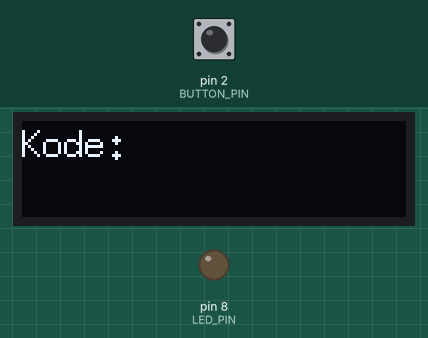
A sketch run on a simulated Arduino Uno, built with avr-gcc and run on an emulated ATmega328P. On the bench: 128×32 one-colour display, output pins drawn as LEDs (lit = HIGH). The inputs (shaded band) are chosen by the test bench; at power-on: pin 2 (BUTTON_PIN) HIGH.

Above: at 4.3 s.
4.4 s: pin 2 (BUTTON_PIN) pulled LOW for 0.15 s
At 6.7 s:
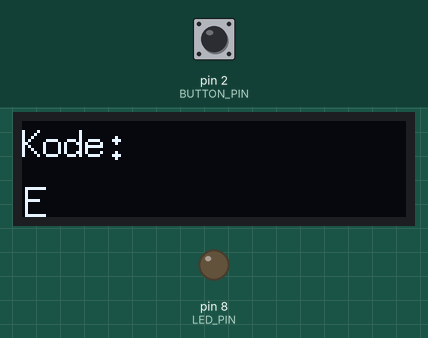
7.5 s: pin 2 (BUTTON_PIN) pulled LOW for 1 s
At 11.2 s:
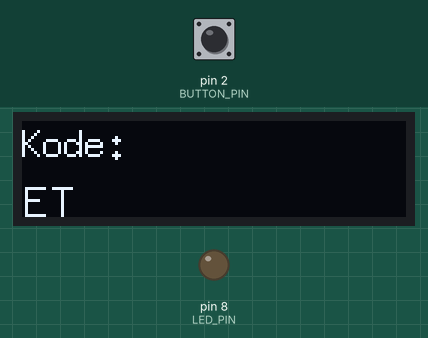
11.5 s: pin 2 (BUTTON_PIN) pulled LOW for 0.15 s
At 14.2 s:
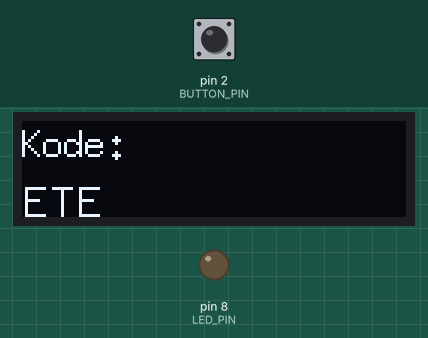
14.6 s: pin 2 (BUTTON_PIN) pulled LOW for 0.15 s
At 16.8 s:
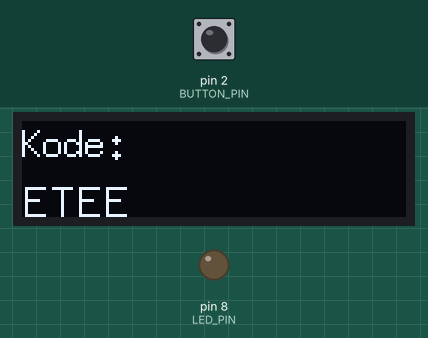
17.7 s: pin 2 (BUTTON_PIN) pulled LOW for 3.2 s
At 18.2 s:
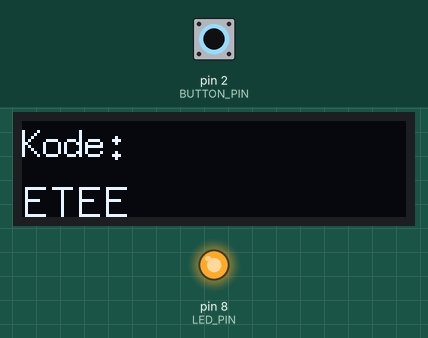
22.4 s: pin 2 (BUTTON_PIN) pulled LOW for 1 s
At 26.0 s:
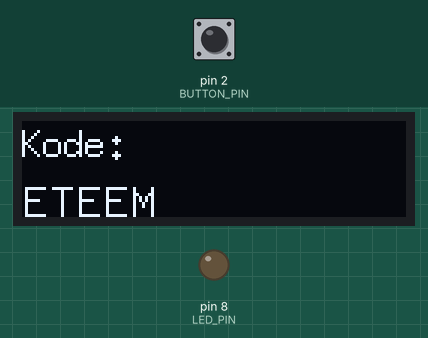
Timing chart, 0 to 27.4 s (numbered marks = the images above; inputs shaded):
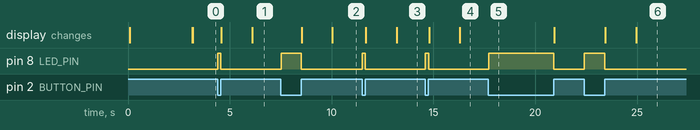

The sketch:

projek_dsk_receiver.ino
```cpp
#include <Arduino.h>
#include <Wire.h>
#include <U8g2lib.h>

// =======================
// === PENGATURAN OLED I2C ===
// =======================
// Sesuaikan dengan konstruktor dan alamat I2C Anda (default 0x3C)
U8G2_SSD1306_128X32_UNIVISION_F_HW_I2C u8g2(U8G2_R0, U8X8_PIN_NONE, 0x3C);

// ===============================
// === PENGATURAN PIN & WAKTU ===
// ===============================
const int LED_PIN = 8;          // LED Output untuk transmisi Morse
const int BUTTON_PIN = 2;       // Tombol Input untuk membuat kode Morse

// Konstanta Waktu untuk Kode Morse (dalam milidetik)
const int DEBOUNCE_DELAY = 50;
const int DIT_DAH_THRESHOLD = 300;  // Durasi untuk membedakan Dit dan Dah

// Waktu untuk Dekoding dan Spasi
const int LETTER_SPACE_THRESHOLD = 1500; // Spasi antar huruf (memicu dekode)
const int WORD_SPACE_THRESHOLD = 3000;   // Spasi antar kata

// Variabel Status dan Logika
unsigned long buttonDownTime = 0;
unsigned long buttonUpTime = 0;
bool isButtonDown = false;
String currentMorseCode = "";       // Menyimpan kode Morse yang belum di-decode
String decodedText = "";            // Menyimpan teks yang sudah di-decode

// =====================
// === FUNGSI SETUP ===
// =====================
void setup() {
    Serial.begin(9600);

    // --- Inisialisasi Pin ---
    pinMode(LED_PIN, OUTPUT);
    pinMode(BUTTON_PIN, INPUT_PULLUP);

    // --- INISIALISASI OLED (U8G2) ---
    u8g2.begin();

    // Tampilkan Layar Konfigurasi saat startup
    displayConfigScreen();

    // Tampilan Transmiter Morse
    u8g2.clearBuffer();
    u8g2.setFont(u8g2_font_5x7_tr);
    u8g2.drawStr(0, 8, "MORSE TRANSMITTER/DECODE");
    u8g2.drawStr(0, 18, "Ready to Transmit...");
    u8g2.sendBuffer();
}

// ====================
// === FUNGSI LOOP ===
// ====================
void loop() {
    int buttonState = digitalRead(BUTTON_PIN);
    unsigned long currentTime = millis();

    // ------------------------------------
    // 1. DETEKSI TOMBOL (TRANSMISI)
    // ------------------------------------
    if (buttonState == LOW && !isButtonDown) { // Tombol baru saja ditekan
        buttonDownTime = currentTime;
        isButtonDown = true;
        digitalWrite(LED_PIN, HIGH);
    }
    else if (buttonState == HIGH && isButtonDown) { // Tombol baru saja dilepas
        buttonUpTime = currentTime;
        isButtonDown = false;
        digitalWrite(LED_PIN, LOW);

        unsigned long duration = buttonUpTime - buttonDownTime;
        handleTransmission(duration); // Simpan Dit/Dah
    }

    // ------------------------------------
    // 2. LOGIKA DEKODE (SPASI ANTAR HURUF/KATA)
    // ------------------------------------
    if (!isButtonDown && currentMorseCode.length() > 0) {
        unsigned long timeSinceLastRelease = currentTime - buttonUpTime;

        if (timeSinceLastRelease > LETTER_SPACE_THRESHOLD) {
            // SPASI ANTAR HURUF: Waktunya untuk dekode kode yang sudah terkumpul
            char decodedChar = morseToChar(currentMorseCode);

            if (decodedChar != '?') {
                decodedText += decodedChar;
            } else {
                // Tambahkan karakter yang belum dikenal jika decoding gagal
                // decodedText += '?';
            }

            // Cek apakah jeda cukup panjang untuk SPASI ANTAR KATA
            if (timeSinceLastRelease > WORD_SPACE_THRESHOLD) {
                if (decodedText.length() == 0 || decodedText[decodedText.length() - 1] != ' ') {
                    decodedText += " ";
                }
            }

            currentMorseCode = ""; // Reset kode untuk huruf berikutnya
            buttonUpTime = currentTime; // Reset waktu jeda
        }
    }

    // ------------------------------------
    // 3. TAMPILAN
    // ------------------------------------
    updateDisplay(currentMorseCode, decodedText);
}

// =========================
// === FUNGSI PEMBANTU ===
// =========================

void handleTransmission(unsigned long duration) {
    if (duration > DEBOUNCE_DELAY) {
        if (duration < DIT_DAH_THRESHOLD) {
            currentMorseCode += ".";
        } else {
            currentMorseCode += "-";
        }
    }
}

// --- FUNGSI DECODING MORSE LENGKAP (A-Z, 0-9) ---
char morseToChar(String morse) {
    // Alphabet A-Z
    if (morse == ".-") return 'A';
    if (morse == "-...") return 'B';
    if (morse == "-.-.") return 'C';
    if (morse == "-..") return 'D';
    if (morse == ".") return 'E';
    if (morse == "..-.") return 'F';
    if (morse == "--.") return 'G';
    if (morse == "....") return 'H';
    if (morse == "..") return 'I';
    if (morse == ".---") return 'J';
    if (morse == "-.-") return 'K';
    if (morse == ".-..") return 'L';
    if (morse == "--") return 'M';
    if (morse == "-.") return 'N';
    if (morse == "---") return 'O';
    if (morse == ".--.") return 'P';
    if (morse == "--.-") return 'Q';
    if (morse == ".-.") return 'R';
    if (morse == "...") return 'S';
    if (morse == "-") return 'T';
    if (morse == "..-") return 'U';
    if (morse == "...-") return 'V';
    if (morse == ".--") return 'W';
    if (morse == "-..-") return 'X';
    if (morse == "-.--") return 'Y';
    if (morse == "--..") return 'Z';

    // Angka 0-9
    if (morse == ".----") return '1';
    if (morse == "..---") return '2';
    if (morse == "...--") return '3';
    if (morse == "....-") return '4';
    if (morse == ".....") return '5';
    if (morse == "-....") return '6';
    if (morse == "--...") return '7';
    if (morse == "---..") return '8';
    if (morse == "----.") return '9';
    if (morse == "-----") return '0';

    // Karakter Lain (Opsional, umum digunakan)
    // if (morse == ".-.-.-") return '.'; // Titik
    // if (morse == "--..--") return ','; // Koma
    // if (morse == "---...") return ':'; // Titik dua

    return '?'; // Mengembalikan '?' jika kode tidak ditemukan
}

// --- FUNGSI MENAMPILKAN KONFIGURASI PADA OLED ---
void displayConfigScreen() {
    u8g2.clearBuffer();
    u8g2.setFont(u8g2_font_5x7_tr);

    // Baris 1: Judul
    u8g2.drawStr(0, 7, "** KONFIGURASI PIN & TIME **");

    // Baris 2: Pin LED dan Tombol
    String pinInfo = "LED: D" + String(LED_PIN) + " | BTN: D" + String(BUTTON_PIN);
    u8g2.drawStr(0, 18, pinInfo.c_str());

    // Baris 3: Threshold Waktu
    String timeInfo = "Dit Thr: " + String(DIT_DAH_THRESHOLD) + "ms";
    u8g2.drawStr(0, 28, timeInfo.c_str());

    u8g2.sendBuffer();
    delay(3000);
}


// --- FUNGSI UNTUK MEMPERBARUI TAMPILAN OLED 128x32 ---
void updateDisplay(String morse, String decoded) {
    u8g2.clearBuffer();

    // Baris 1: Kode Morse Saat Ini
    u8g2.setFont(u8g2_font_7x13_tr);
    u8g2.drawStr(0, 12, "Kode:");
    u8g2.drawStr(35, 12, morse.c_str());

    // Baris 2: Hasil Decode
    u8g2.setFont(u8g2_font_9x15_t_symbols);

    // Batasi panjang teks decoded agar muat di layar
    if (decoded.length() > 16) {
        decoded = decoded.substring(decoded.length() - 16);
    }
    u8g2.drawStr(0, 32, decoded.c_str());

    u8g2.sendBuffer();
}
```

Measured:
- after the input at 4.4 s, pin 8 (LED_PIN): LOW → HIGH at once, → LOW 0.15 s later; the display: first changes after 0.18 s (image 1 shows a later state)
- after the input at 7.5 s, pin 8 (LED_PIN): LOW → HIGH at once, → LOW 0.98 s later; the display: first changes after 1.0 s (image 2 shows a later state)
- after the input at 11.5 s, pin 8 (LED_PIN): LOW → HIGH at once, → LOW 0.14 s later; the display: first changes after 0.18 s (image 3 shows a later state)
- after the input at 14.6 s, pin 8 (LED_PIN): LOW → HIGH at once, → LOW 0.15 s later; the display: first changes after 0.18 s (image 4 shows a later state)
- after the input at 17.7 s, pin 8 (LED_PIN): LOW → HIGH at once, → LOW 3.2 s later
- after the input at 22.4 s, pin 8 (LED_PIN): LOW → HIGH at once, → LOW 1.0 s later; the display: first changes after 1.0 s (image 6 shows a later state)
